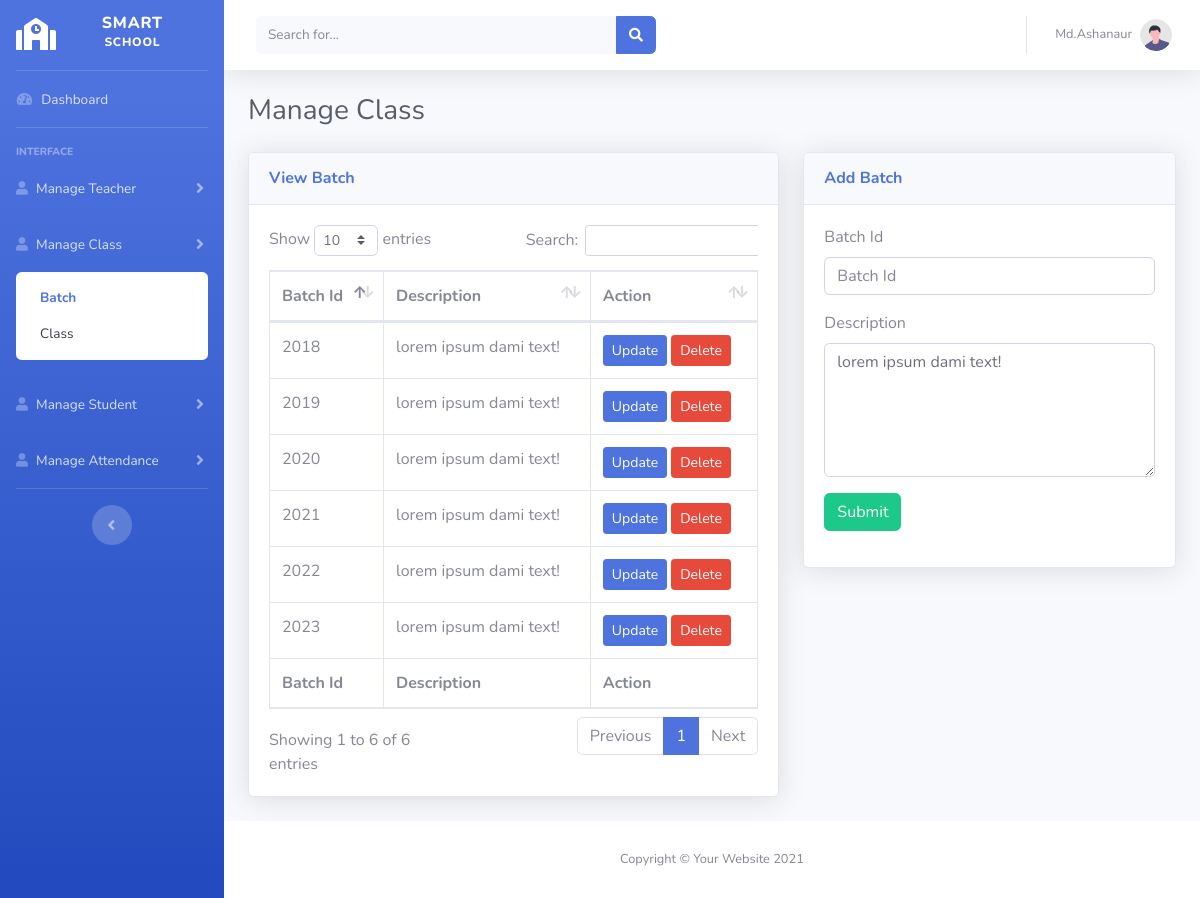
The app's page /view-batch.php (signed in) with its own data.
### tables this page shows
CREATE TABLE `batch` (
  `batch_id` int(11) NOT NULL,
  `description` longtext NOT NULL,
  `created_at` datetime NOT NULL DEFAULT current_timestamp()
);

### main.php (called while the page is built, shortened)
<?php
    class Main{
        protected $host = "localhost";
        protected $user = "root";
        protected $pass = "";
        protected $db = "attendance";
        protected $con;
        public function __construct(){
            if(!isset($this->con)){
                $this->con = new mysqli($this->host,$this->user,$this->pass,$this->db);
            }
            return $this->con;
        }
        public function viewBatch(){
            $this->sql = "SELECT * FROM `batch`";
            $this->result = $this->con->query($this->sql);
            if($this->result == true){
                return $this->result;
            }else{
                return false;
            }
        }
    }
?>

### view-batch.php (the view, shortened to what this page needs)
<?php
    include("header.php");
    include "main.php";
    $obj = new Main();
    $data = $obj->viewBatch();
?>
<div class="container-fluid">
    <h1 class="h3 mb-4 text-gray-800">Manage Class</h1>
    <div class="row">
        <div class="col-md-7">
            <div class="card shadow mb-4">
                <div class="card-header py-3">
                    <h6 class="m-0 font-weight-bold text-primary">View Batch</h6>
                </div>
                <div class="card-body">
                    <div class="table-responsive">
                        <table class="table table-bordered" id="dataTable" width="100%" cellspacing="0">
                            <thead>
                                <tr>
                                    <th>Batch Id</th>
                                    <th>Description</th>
                                    <th>Action</th>
                                </tr>
                            </thead>
                            <tfoot>
                                <tr>
                                    <th>Batch Id</th>
                                    <th>Description</th>
                                    <th>Action</th>
                                </tr>
                            </tfoot>
                            <tbody>
                                <?php
                                    if($data->num_rows > 0){
                                        while($row = $data->fetch_object()){
                                            ?>
                                                <tr>
                                                    <td><?php echo $row->batch_id; ?></td>
                                                    <td><?php echo $row->description; ?></td>
                                                    <td>
                                                        <a href="#" class="btn btn-sm btn-primary">Update</a>
                                                        <a href="#" class="btn btn-sm btn-danger">Delete</a>
                                                    </td>
                                                </tr>
                                            <?php
                                        }
                                    }
                                ?>
                            </tbody>
                        </table>
                    </div>
                </div>
            </div>
        </div>
        <div class="col-md-5">
        <div class="card shadow mb-4">
                <div class="card-header py-3">
                    <h6 class="m-0 font-weight-bold text-primary">Add Batch</h6>
                </div>
                <div class="card-body">
                    <form action="add-batch.php" method="post">
                        <div class="form-group">
                            <label for="name">Batch Id</label>
                            <input type="text" name="batchId" class="form-control" placeholder="Batch Id" required />
                        </div>
                        <div class="form-group">
                            <label for="name">Description</label>
                            <textarea name="description" class="form-control" rows="5" placeholder="Enter Description">lorem ipsum dami text!</textarea>
                        </div>
                        <div class="form-group">
                            <input type="submit" name="submit"  class="btn btn-success"  />
                        </div>
                    </form>
                </div>
            </div>
        </div>
    </div>
</div>
<?php
    include("footer.php");
?>

### records on screen
batch: batch_id "2018", description "lorem ipsum dami text!"
batch: batch_id "2019", description "lorem ipsum dami text!"
batch: batch_id "2020", description "lorem ipsum dami text!"
batch: batch_id "2021", description "lorem ipsum dami text!"
batch: batch_id "2022", description "lorem ipsum dami text!"
batch: batch_id "2023", description "lorem ipsum dami text!"

### other values on screen
$_SESSION['user_name'] "Md.Ashanaur"
